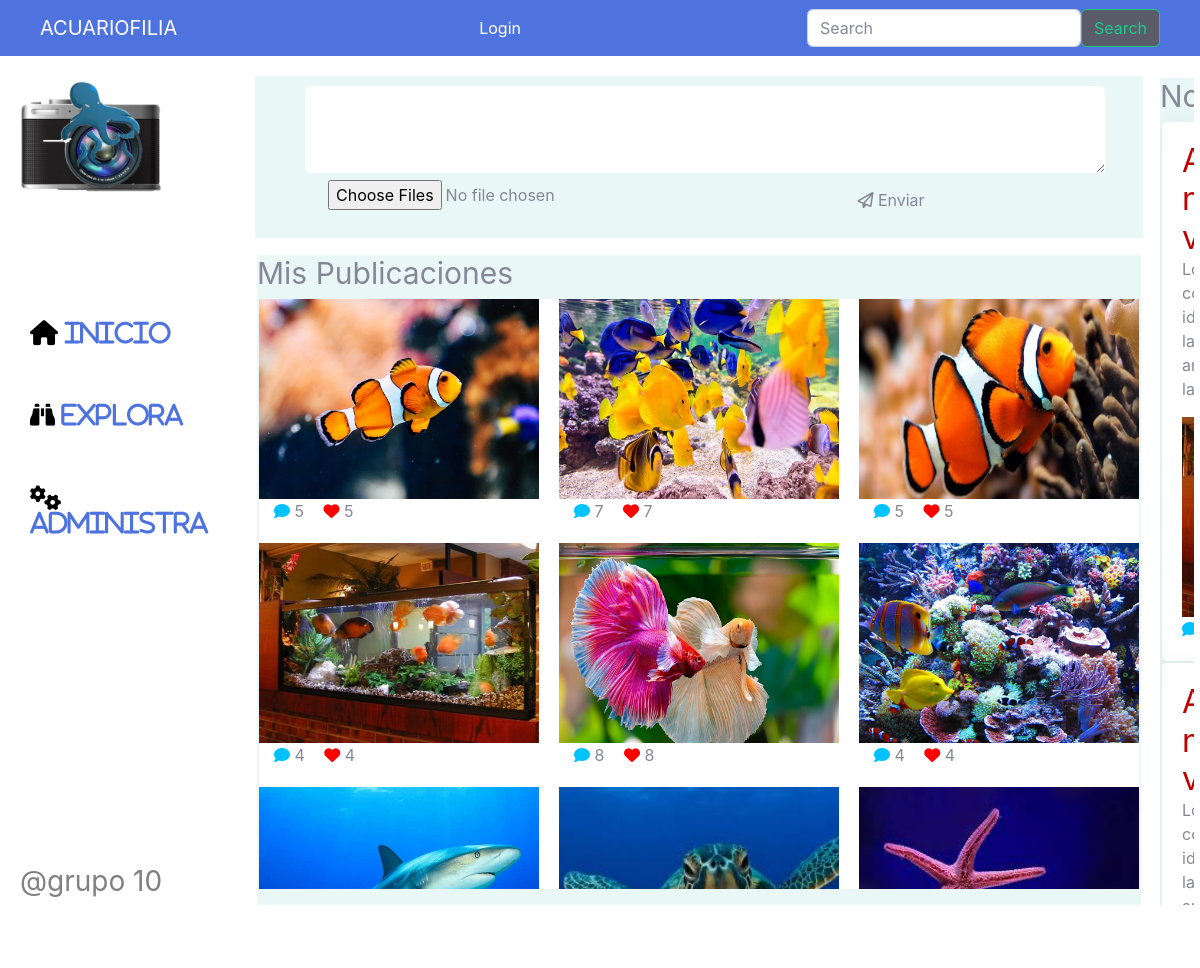
The app's page /feed with its own data.
### tables this page shows
CREATE TABLE Post (PostId INTEGER PRIMARY KEY AUTOINCREMENT UNIQUE NOT NULL, PhotoURL CHAR (100) NOT NULL, Title VARCHAR (30) NOT NULL, creationDate DATE NOT NULL, UserId INTEGER REFERENCES User (UserId) NOT NULL, Postviews INTEGER (30));

### main.py (the view)
@app.route('/')
@app.route('/feed')
def feed():
    sql ="SELECT * FROM Post"
    db = get_db()
    cursorObj = db.cursor()
    cursorObj.execute(sql)
    posts = cursorObj.fetchall()
    return render_template("feed.html", posts=posts)

### db.py (called while the page is built)
def get_db():
    try:
        if 'db' not in g:
            print('Connection OK')
            g.db = sqlite3.connect('database.db')
        return g.db
    except Error:
        print(Error)

### templates/feed.html (shortened to what this page needs)
<!DOCTYPE html>
<html lang="es">
<head>
    <link rel="stylesheet" href="./static/css/stylefeed.css">
    <link href="./static/css/sb-admin-2.min.css" rel="stylesheet">
</head>
{% block body %}
    <nav class="navbar navbar-expand-lg navbar-dark bg-primary">
        <div class="container-fluid">
            <a class="navbar-brand" href="#">ACUARIOFILIA</a>
            <div class="" id="">
                <div class="">
                    {% if 'id' in session %}
                        <span class="navbar-text p-2 bd-highlight"> {{ session['fullname'] }} </span>
                        <span class="navbar-text p-2 bd-highlight"> <a href="{{'logout'}}">Logout</a> </span>
                    {% else %}
                        <span class="navbar-text p-2 bd-highlight"> <a href="{{'login'}}">Login</a> </span>
                    {% endif %}
                </div>
            </div>
            <form class="d-flex" form action="{{url_for('search')}}" method="post" enctype="multipart/form-data">
                <input class="form-control me-2" type="search" name="palabra" placeholder="Search" aria-label="Search">
                <button class="btn btn-outline-success bg-primary bg-dark" type="submit">Search</button>
              </form>
        </div>
    </nav>
    <div class="contenedor">
        <div class=logo>
            <img src="../static/img/logo.png" alt="logo.jpg" width="50%">
        </div>
        <form class= "estado" form action="{{url_for('addPost')}}" method="post" enctype="multipart/form-data">
            <textarea class="form-control form-control-user" name="nombre" id="nombre" ></textarea>
            <div class="cargarimagen">
                <input  id="imagen" name="imagen" type="file" multiple class="btn btn-user btn-block"
                >
                <button type="submit" class="btn btn-user btn-block">
                    <i class="far fa-paper-plane"></i> Enviar
                  </button>
            </div>
        </form>
        <nav class="menu">
            <ul>
                {% if 'id' in session %}
                    <li class="fas fa-home " > <a href="{{'perfil'}}">Inicio</a></li>
                    <li class="fas fa-binoculars"> <a  href="{{'search'}}">Explora</a></li>
                    <li class="fas fa-users"> Amigos</li>
                    <li class="fas fa-bullhorn"> Notificaciones</li>
                    <li class="far fa-envelope"> Mensajes</li>
                    <li class="fas fa-cogs"> <a href="{{'Dasboard'}}"> Administra </a></li>
                {% else %}
                    <li class="fas fa-home " > <a href="{{'perfil'}}">Inicio</a></li>
                    <li class="fas fa-binoculars"> <a  href="{{'search'}}">Explora</a></li>
                    <li class="fas fa-cogs"> <a href="{{'Dasboard'}}"> Administra </a></li>
                {% endif %}
            </ul>
        </nav>
        <div class="novedades">
            <h1>Novedades</h1>
            <div class="novedad">
                <h2 class="titulo">Aenean magna neque, aliquam vel pretium at</h2>
                <p class="texto">Lorem ipsum dolor sit amet, consectetur adipiscing elit. Vivamus id faucibus libero. Duis faucibus, lacus eget tempus posuere, urna arcu mollis arcu, non semper turpis lacus elementum odio. </p>
                <div class="imagen-publicada">
                    <img src="./static/images/Post/ACUARIO.jpg" alt="" height="200">
                </div>
                <div class="botones">
                    <button role="button" class="comentario"><i class="fas fa-comment"></i> 100</button>
                </div>
            </div>
            <div class="novedad">
                <h2 class="titulo">Aenean magna neque, aliquam vel pretium at</h2>
                <p class="texto">Lorem ipsum dolor sit amet, consectetur adipiscing elit. Vivamus id faucibus libero. Duis faucibus, lacus eget tempus posuere, urna arcu mollis arcu, non semper turpis lacus elementum odio. </p>
            </div>
        </div>
        <div class="developerteam">
            <h3>@grupo 10</h3>
        </div>
        <main class="mis-publicaciones">
            <h1>Mis Publicaciones</h1>
            <div class = "contenedor-publicaciones">
                    {% for pub in posts %}
                        <div class="imagen-publicada">
                            <a href="{{url_for('postdetail', codigo = pub[0]) }}">
                                <img src="static/images/post/{% print(pub[1]) %}"  alt="Card image cap">
                            </a>
                            <div class="botones">
                                <a role="enlace" href="{{url_for('postdetail', codigo = pub[0]) }}" class="comentario"><i class="fas fa-comment"></i> </a>
                                {% print(pub[4]) %}
                                <a role="enlace" href="{{url_for('postdetail', codigo = pub[0]) }}" class="favoritos"><i class="fas fa-heart"></i> </a>
                                {% print(pub[4]) %}
                            </div>
                        </div>
                    {% endfor %}
            </div>
        </main>
    </div>
{% endblock %}
</html>

### static/css/stylefeed.css (style rules this page uses)
* { margin: 0; padding: 0; }
img { height: 200px; width: 280px; object-fit: cover; }
.menu ul { display: flex; height: 100%; flex-direction: column; min-width: 200px; align-self: center; justify-content: space-evenly; }
.contenedor { margin: 20px; width: 98vw; display: grid; gap: 15px; grid-template-columns: 1fr 2fr 2fr; grid-template-rows: repeat(5, auto); grid-template-areas:"logo estado novedades" "logo estado novedades" "menu mis-publicaciones novedades" "menu mis-publicaciones novedades" "developerteam mis-publicaciones novedades"; }
.contenedor .logo { grid-area: logo; margin: 0; padding: 0; box-sizing: border-box; }
.logo img { width: 150px; height: 127px; will-change: none; }
.contenedor .menu { height:350px; min-height: 350px; grid-area: menu; color: black; font-size: 25px; will-change: none; }
.contenedor .estado { background-color: rgb(233, 247, 247); padding: 10px; grid-area: estado; }
.estado textarea { margin-left: 40px; font-size: 25px; height: 100px; width: 800px; outline: none; border: none; }
.cargarimagen { padding: 0 50px; display: flex; justify-content: space-between; font-size: 25px; }
.contenedor .mis-publicaciones { gap: 20px; background-color: rgb(233, 247, 247); grid-area: mis-publicaciones; margin: 2px; }
.contenedor h1 { font-size: 30px; }
.contenedor-publicaciones { display: grid; height: 590px; overflow: auto; background: #fff; grid-template-columns: 1fr 1fr 1fr; grid-template-rows: repeat(4, auto); justify-content: space-between; gap: 20px; margin: 2px; }
.contenedor .novedad { padding: 20px; background: #fff; box-shadow: 0 4px 20px rgba(194,194,194,.25); border-radius: 5px; margin: 2px; display: grid; }
.contenedor .novedades { background-color: rgb(233, 247, 247); grid-area: novedades; margin: 2PX; overflow: auto; height: 827px; }
.novedad .titulo { color: #C00000; font-size: 32px; margin: 0; }
.novedad button { margin-right: 20px; text-align: left; border: none; background: none; padding: 0; }
.botones a { margin-left: 15px;; }
.favoritos i { color: #FF0000; }
.comentario i { color: #00C2FF; }
.contenedor .menu { background: #fff; padding: 10px; border-radius: 4px; }
.contenedor .developerteam { max-height: 180px; color: grey; grid-area: developerteam; align-self: end; }

### records on screen
Post: PhotoURL (picture), UserId "5"
Post: PhotoURL (picture), UserId "7"
Post: PhotoURL (picture), UserId "5"
Post: PhotoURL (picture), UserId "4"
Post: PhotoURL (picture), UserId "8"
Post: PhotoURL (picture), UserId "4"
Post: PhotoURL (picture)
Post: PhotoURL (picture)
Post: PhotoURL (picture)
